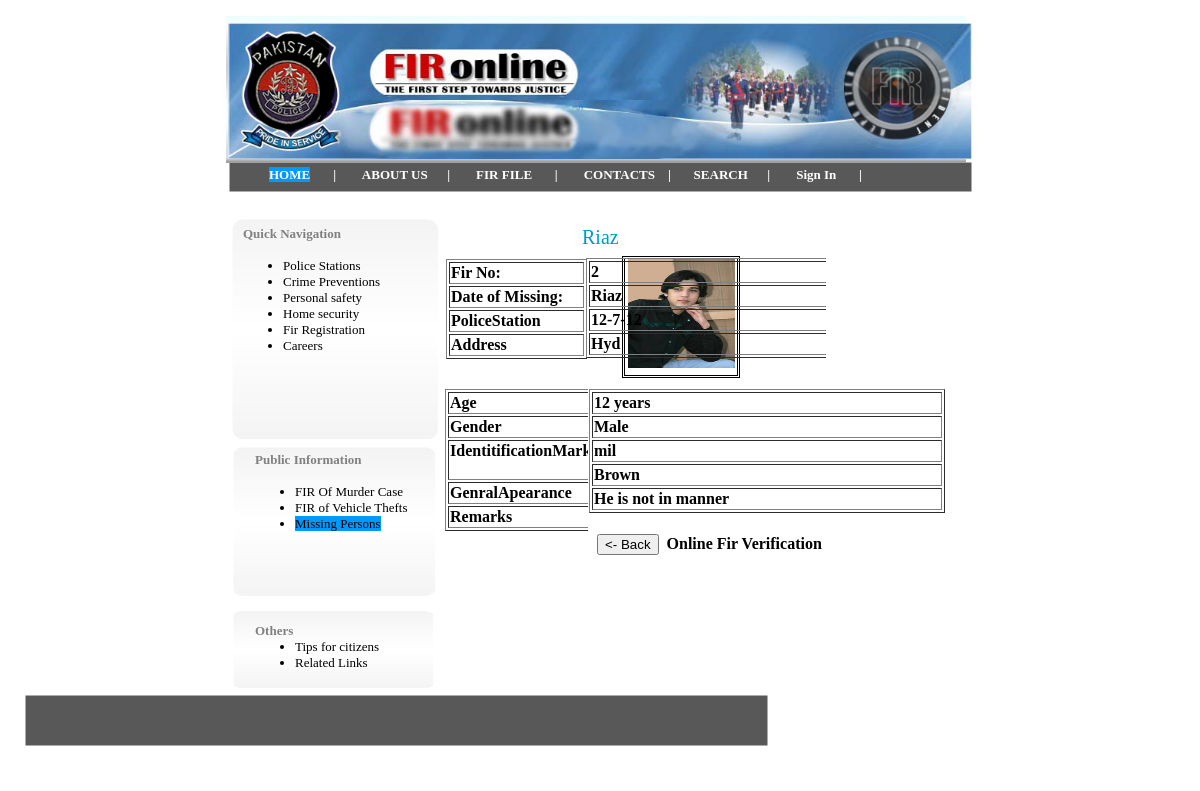
The app's page /missingPersons.php?id=2&name=Riaz with its own data.
### tables this page shows
CREATE TABLE `missingpeople` (
  `ID` int(15) NOT NULL,
  `Name` varchar(20) default NULL,
  `Date of Missing` varchar(20) default NULL,
  `PoliceStation` varchar(20) default NULL,
  `Address` varchar(150) default NULL,
  `Age` varchar(20) default NULL,
  `Gender` varchar(20) default NULL,
  `IdentitificationMark` varchar(15) default NULL,
  `GenralApearance` varchar(15) default NULL,
  `Remarks` varchar(20) default NULL,
  `pic` varchar(30) default NULL,
  PRIMARY KEY  (`ID`)
);

### missingPersons.php (the view, shortened to what this page needs)
<!DOCTYPE html>
<head><link rel="SHORTCUT ICON" href="images/ffir1.psd.png"/>
</head>
<body>
<div id="container">
<div id="g_shape1" style="position:absolute; overflow:hidden; left:25px; top:146px; width:743px; height:30px; z-index:0"><img border=0 width="100%" height="100%" alt="" src="images/shape3375250.png"></div>
<div id="g_image2" style="position:absolute; overflow:hidden; left:22px; top:0px; width:747px; height:147px; z-index:1"><img src="images/uf1.gif" alt="" title="" border=0 width=740 height=147></div>
<div id="roundrect1" style="position:absolute; overflow:hidden; left:28px; top:203px; width:208px; height:222px; z-index:2"><img border=0 width="100%" height="100%" alt="" src="images/roundrect16018000.png"></div>
<div id="g_text2" style="position:absolute; overflow:hidden; left:65px; top:151px; width:642px; height:20px; z-index:3">
<div class="wpmd">
<div><font face="Tahoma"><B><a href="index.html" style="background:#09F;"  title="Home" class="style1"  >HOME</a></B></font>
<font color="#333333" face="Tahoma"><B>&nbsp;&nbsp;&nbsp;&nbsp;&nbsp; </B></font><font color="#FFFFFF" face="Tahoma"><B>|</B></font>
<font color="#333333" face="Tahoma"><B>&nbsp;&nbsp;&nbsp;&nbsp;&nbsp;&nbsp; </B></font>
<font face="Tahoma"><B><a href="aboutUs.html" title="About Us" class="style1">ABOUT US</a></B></font><font color="#333333" face="Tahoma"><B>&nbsp;&nbsp;&nbsp;&nbsp;&nbsp; </B></font><font color="#FFFFFF" face="Tahoma"><B>|</B></font><font color="#333333" face="Tahoma"><B>&nbsp;&nbsp;&nbsp;&nbsp;&nbsp;&nbsp;&nbsp; </B></font><font face="Tahoma"><B><a href="FirTopic.html" title="Topics of Fir" class="style1">FIR FILE</a></B></font><font color="#333333" face="Tahoma"><B>&nbsp;&nbsp;&nbsp;&nbsp;&nbsp;&nbsp; </B></font><font color="#FFFFFF" face="Tahoma"><B>| </B></font><font color="#333333" face="Tahoma"><B>&nbsp;&nbsp;&nbsp;&nbsp;&nbsp;&nbsp; </B></font><font face="Tahoma"><B><a href="Contact Us.php"title="Contact Us" class="style1">CONTACTS</a></B></font><font color="#333333" face="Tahoma"><B>&nbsp;&nbsp;&nbsp; </B></font><font color="#FFFFFF" face="Tahoma"><B>|</B></font><font color="#333333" face="Tahoma"><B>&nbsp;&nbsp;&nbsp;&nbsp;&nbsp;&nbsp; </B></font><font face="Tahoma"><B><a href="searchFir.html" title="" class="style1">SEARCH</a></B></font><font color="#333333" face="Tahoma"><B>&nbsp;&nbsp;&nbsp;&nbsp;&nbsp; </B></font><font color="#FFFFFF" face="Tahoma"><B>|</B></font><font color="#333333" face="Tahoma"><B>&nbsp;&nbsp;&nbsp;&nbsp;&nbsp;&nbsp;&nbsp; </B></font><font face="Tahoma"><B><a href="adminLog.php" title="Login" class="style1" >Sign In</a></B></font><font color="#333333" face="Tahoma"><B>&nbsp;&nbsp;&nbsp;&nbsp;&nbsp;&nbsp; </B></font><font color="#FFFFFF" face="Tahoma"><B>|</B></font></div>
</div></div>
<div id="text7" style="position:absolute; overflow:hidden; left:39px; top:210px; width:188px; height:204px; z-index:7">
<div class="wpmd">
<div><font color="#808080" face="Tahoma"><B>Quick Navigation</B></font></div>
<div><font color="#808080" face="Tahoma"><B><BR></B></font></div>
<UL>
<li><font color="#808080" face="Tahoma"><a href="Navigation1.php?&navigationId=&#54&user=Guest" class="style1" style="color:#000;" >Police Stations</a></font></li>
<li><font color="#808080" face="Tahoma"><a href="Navigation1.php?&navigationId=&#49&user=Guest"class="style1" style="color:#000;">Crime Preventions</a></font></li>
<li><font color="#808080" face="Tahoma">
<a href="Navigation1.php?&navigationId=&#50&user=Guest" class="style1" style="color:#000;">Personal safety</a></font></li>
<li><font color="#808080" face="Tahoma"><a href="Navigation1.php?&navigationId=&#51&user=Guest" class="style1" style="color:#000;">Home security</a></font></li>
<li><font color="#808080" face="Tahoma"><a href="Navigation1.php?&navigationId=&#52&user=Guest" class="style1" style="color:#000;">Fir Registration</a></font></li>
<li><font color="#808080" face="Tahoma"><a href="Navigation1.php?&navigationId=&#53&user=Guest" class="style1" style="color:#000;">Careers</a></font></li>
</UL>
</div></div>
<div id="roundrect4" style="position:absolute; overflow:hidden; left:29px; top:431px; width:204px; height:150px; z-index:8"><img border=0 width="100%" height="100%" alt="" src="images/roundrect16018000.png"></div>
<div id="text5" style="position:absolute; overflow:hidden; left:51px; top:436px; width:164px; height:142px; z-index:9">
<div class="wpmd">
<div><font color="#808080" face="Tahoma"><B> Public Information</B></font></div>
<div><font color="#808080" face="Tahoma"><B><BR></B></font></div>
<UL>
<li><font color="#808080" face="Tahoma"><a href="FirViewForm1.php" class="style1" style="color:#000;">FIR Of Murder Case </a></font></li>
<li><font color="#808080" face="Tahoma"><a href="FirVEHICLE.html" class="style1" style="color:#000;">FIR of Vehicle Thefts</a></font></li>
<li><font color="#808080" face="Tahoma"><a href="missingPersonsView.php" class="style1" style="color:#000;background:#09F;" >Missing Persons</a></font></li>
</UL>
</div></div>
<div id="roundrect5" style="position:absolute; overflow:hidden; left:29px; top:595px; width:202px; height:78px; z-index:10"><img border=0 width="100%" height="100%" alt="" src="images/roundrect16018000.png"></div>
<div id="text8" style="position:absolute; overflow:hidden; left:51px; top:607px; width:165px; height:57px; z-index:11">
<div class="wpmd">
<div><font color="#808080" face="Tahoma"><B>Others</B></font></div>
<UL>
<li><font color="#808080" face="Tahoma"><a href="tips.html" class="style1" style="color:#000;">Tips for citizens </a> </font></li>
<li><font color="#808080" face="Tahoma"><a href="links.html" class="style1" style="color:#000;">Related Links</a></font></li>
</UL>
<div><font color="#808080" face="Tahoma"><BR></font></div>
</div></div>
<div id="image1" style="position:absolute; overflow:hidden; left:24px; top:7px; width:744px; height:136px; z-index:12"><img src="images/hed.jpg" alt="" title="" border=0 width=744 height=136></div>
<div id="text1" style="position:absolute; overflow:hidden; left:242px; top:225px; width:146px; height:136px; z-index:13">
<font face="Arial Narrow" class="ws14">&nbsp;&nbsp;&nbsp;&nbsp;
 <table width="141" border="1">
  <tr>
    <th scope="row">Fir No: &nbsp;</th>
  </tr>
  <tr>
    <th scope="row">Date of Missing: &nbsp;</th>
  </tr>
  <tr>
    <th scope="row">PoliceStation &nbsp;</th>
  </tr>
  <tr>
    <th scope="row">Address &nbsp;</th>
  </tr>
  </table>
  </font></div>
<div id="text1" style="position:absolute; overflow:hidden; left:241px; top:355px; width:143px; height:193px; z-index:13">
<div class="wpmd">
<div><font face="Arial Narrow" class="ws14">&nbsp;&nbsp;&nbsp;&nbsp;
 <table width="142" border="1">
  <tr>
    <th scope="row">Age &nbsp;</th>
  </tr>
  <tr>
    <th scope="row">Gender &nbsp;</th>
  </tr>
  <tr>
    <th scope="row">IdentitificationMark &nbsp;</th>
  </tr>
  <tr>
    <th scope="row">GenralApearance &nbsp;</th>
  </tr>
  <tr>
    <th scope="row">Remarks &nbsp;</th>
  </tr>
</table>
</font></div>
</div></div>
<div id="text2" style="position:absolute; overflow:hidden; left:378px; top:210px; width:321px; height:35px; z-index:14; font-size:20px; color:#09C;">
<?php
 $name=$_GET["name"];
  echo "$name";
  $q=mysql_query("Select * from missingpeople where Id=".$_GET[id]);
?>
</div>
<div id="text2" style="position:absolute; overflow:hidden; left:382px; top:224px; width:240px; height:136px; z-index:14">
<div class="wpmd">
<div><font face="Arial Narrow" class="ws14">&nbsp;&nbsp;&nbsp;&nbsp;<table width="250" border="1">
<?php
   while($row=mysql_fetch_row($q)){
?>
  <tr>
    <th scope="row"> <?php  echo $row[0]." ";     ?>&nbsp; </th>
  </tr>
  <tr>
    <th scope="row"><?php  echo $row[1]." ";     ?> &nbsp;</th>
  </tr>
  <tr>
    <th scope="row"><?php  echo $row[2]." ";     ?> &nbsp;</th>
  </tr>
  <tr>
    <th scope="row"><?php  echo $row[4]." ";     ?> &nbsp;</th>
  </tr>
</table></font></div>
  </div></div>
<div id="text1" style="position:absolute; overflow:hidden; left:385px; top:355px; width:363px; height:209px; z-index:13">
<div class="wpmd">
<div><font face="Arial Narrow" class="ws14">&nbsp;&nbsp;&nbsp;&nbsp;
  <table width="356" border="1">
  <tr>
    <th scope="row"><?php  echo $row[5]." ";     ?> &nbsp;</th>
  </tr>
  <tr>
    <th scope="row"><?php  echo $row[6]." ";     ?> &nbsp;</th>
  </tr>
  <tr>
    <th scope="row"><?php  echo $row[7]." ";     ?> &nbsp;</th>
  </tr>
  <tr>
    <th scope="row"><?php  echo $row[8]." ";     ?> &nbsp;</th>
  </tr>
  <tr>
    <th scope="row"><?php  echo $row[9]." ";     ?> &nbsp;</th>
  </tr>
</table>
<h4> &nbsp; <input type="button" onClick="window.back();" value="<- Back">
&nbsp;Online Fir Verification</h4>
</font></div>
</div></div>
</div>
<div id="g_shape2" style="position:absolute; overflow:hidden; left:25px; top:695px; width:743px; height:51px; z-index:4"><img border=0 width="100%" height="100%" alt="" src="images/shape3375296.png"></div>
<div id="shape3" style="position:absolute; overflow:hidden; left:651px; top:746px; width:100px; height:17px; z-index:5"><img border=0 width="100%" height="100%" alt="" src="images/shape16018000.png"></div>
<p><span id="pic" style="position:absolute; top:256px; left:622px; width: 112px; height: 116px; border:double;"
><img src="Pics/<?php echo $row[10]." ";  } ?>" width="107" height="109">
</span></p>
<p>&nbsp;</p>
</body>
</html>

### missingPersons.php (style rules this page uses)
.ws14 { font-size: 16px; }
.wpmd { font-size: 13px;font-family: Arial,Helvetica,Sans-Serif;font-style: normal;font-weight: normal; }
DIV,UL,OL { margin-top: 0px; margin-bottom: 0px; }
a.style1:link { color:#FFFFFF;text-decoration: none; }
div#container { position:relative; width: 792px; margin-top: 0px; margin-left: auto; margin-right: auto; text-align:left; }
body { text-align:center;margin:0 }

### records on screen
missingpeople: ID "2", Name "Riaz", Date of Missing "12-7-12", Address "Hyd", Age "12 years", Gender "Male", IdentitificationMark "mil", GenralApearance "Brown", Remarks "He is not in manner", pic (picture)

### other values on screen
$name "Riaz"
